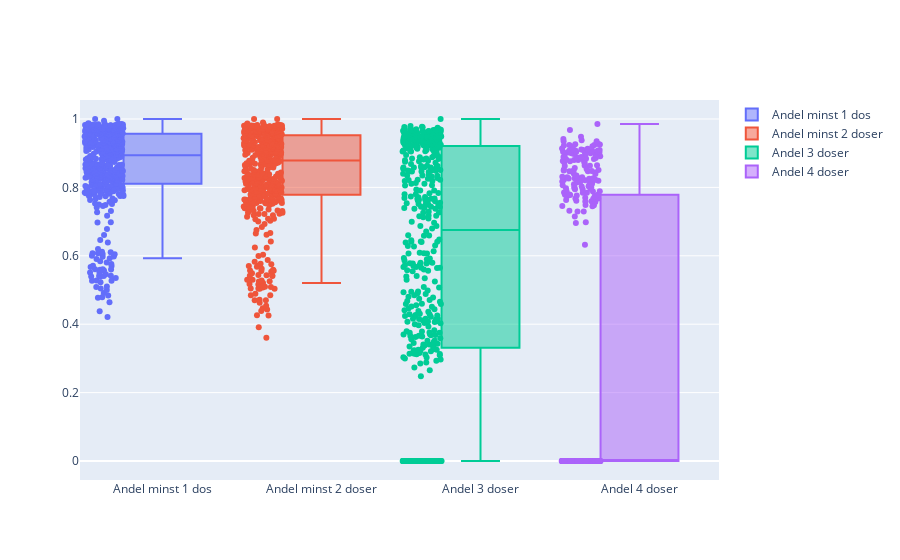

Notebook code cell kept with this figure:
### Code cell
plotter(västra_götaland_län)

### Figure 1 — Plotly figure (JSON) as saved in the notebook; plotly's stock layout.template omitted (floating-point values rounded to 4 significant figures; data arrays with more than 128 entries replaced by an {"elided": "..."} marker saying what was removed)
{"data": [{"boxpoints": "all", "jitter": 0.5, "name": "Andel minst 1 dos", "showlegend": true, "type": "box", "y": {"elided": "490 float values"}}, {"boxpoints": "all", "jitter": 0.5, "name": "Andel minst 2 doser", "showlegend": true, "type": "box", "y": {"elided": "490 float values"}}, {"boxpoints": "all", "jitter": 0.5, "name": "Andel 3 doser", "showlegend": true, "type": "box", "y": {"elided": "490 float values"}}, {"boxpoints": "all", "jitter": 0.5, "name": "Andel 4 doser", "showlegend": true, "type": "box", "y": {"elided": "490 float values"}}], "layout": {"xaxis": {"anchor": "y", "domain": [0, 1]}, "yaxis": {"anchor": "x", "domain": [0, 1]}}}
